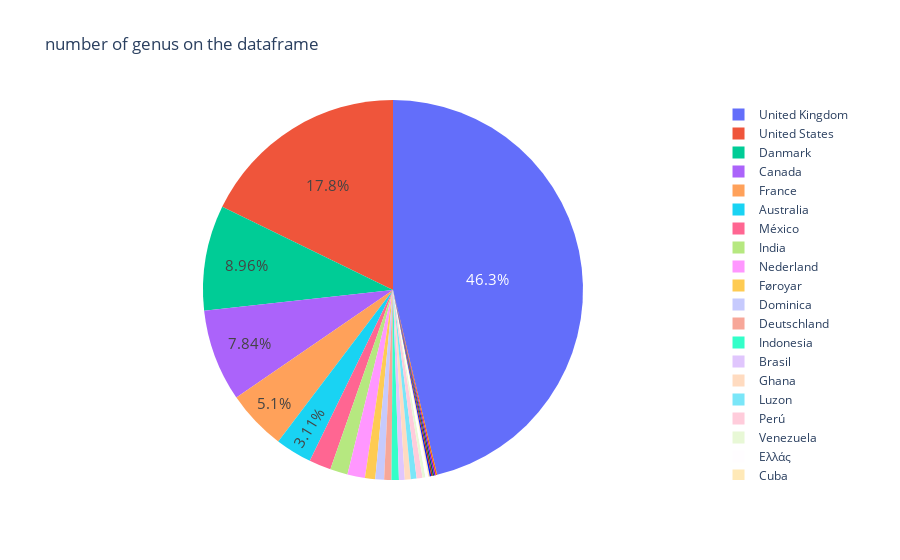

Here is the notebook cell this chart was saved with:
### Code cell
fig = px.pie(df3, values = "count", names = "country", title = "number of genus on the dataframe")
fig.update_traces(textposition='inside')

fig.update_layout(uniformtext_minsize=15, uniformtext_mode='hide')
fig.show()

### Figure 1 — Plotly figure (JSON) as saved in the notebook; plotly's stock layout.template omitted (floating-point values rounded to 4 significant figures)
{"data": [{"domain": {"x": [0, 1], "y": [0, 1]}, "hovertemplate": "country=%{label}<br>count=%{value}<extra></extra>", "labels": ["Australia", "Brasil", "Canada", "Cuba", "Danmark", "Deutschland", "Dominica", "España", "France", "Føroyar", "Ghana", "India", "Indonesia", "Luzon", "México", "Nederland", "Perú", "República Dominicana", "Saint Kitts and Nevis", "South Africa", "Trinidad and Tobago", "United Kingdom", "United States", "Venezuela", "Ελλάς"], "legendgroup": "", "name": "", "showlegend": true, "textposition": "inside", "type": "pie", "values": [25, 4, 63, 1, 72, 5, 6, 1, 41, 7, 4, 12, 5, 4, 15, 12, 4, 1, 1, 1, 1, 372, 143, 2, 2]}], "layout": {"legend": {"tracegroupgap": 0}, "title": {"text": "number of genus on the dataframe"}, "uniformtext": {"minsize": 15, "mode": "hide"}}}
